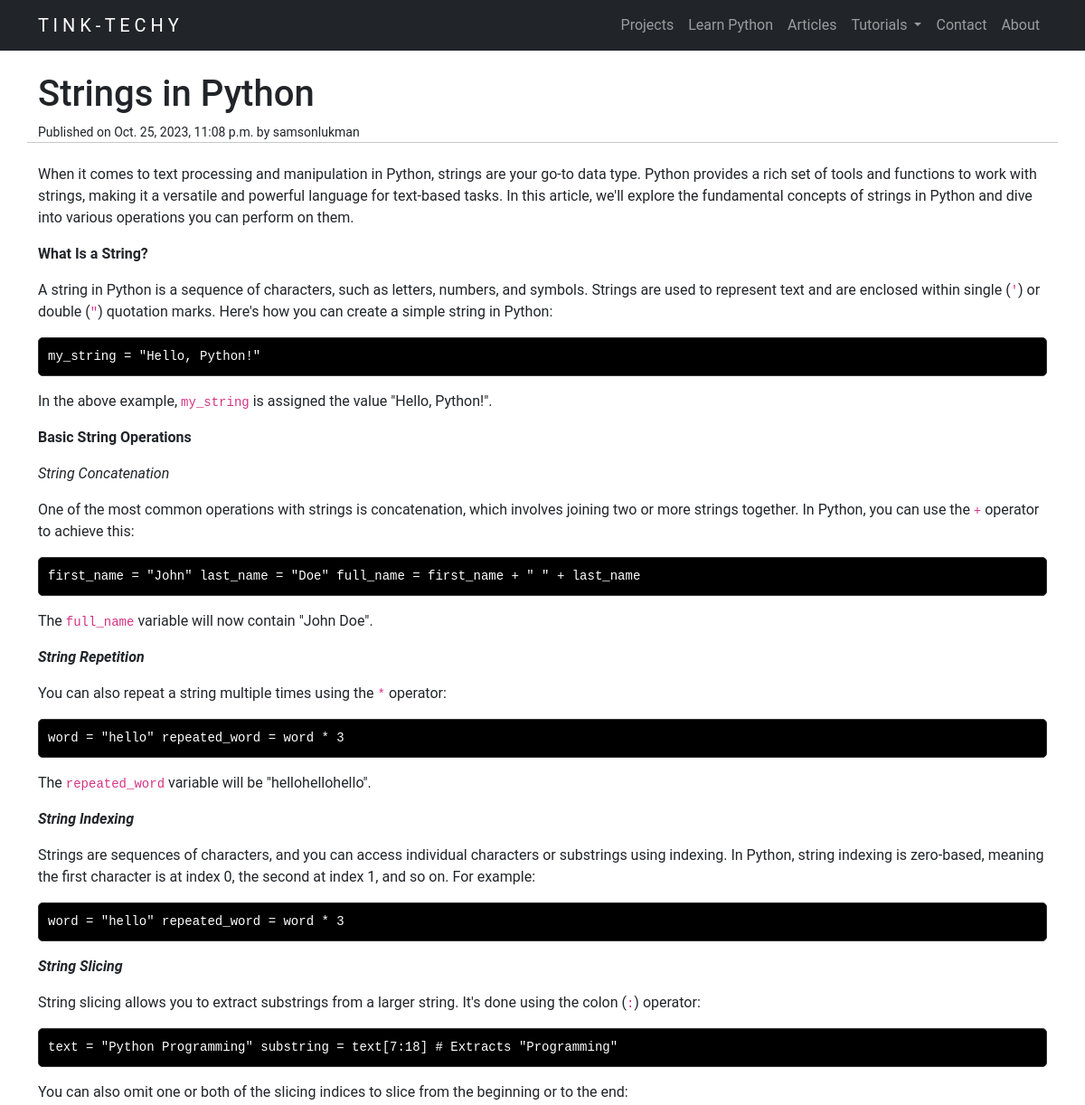
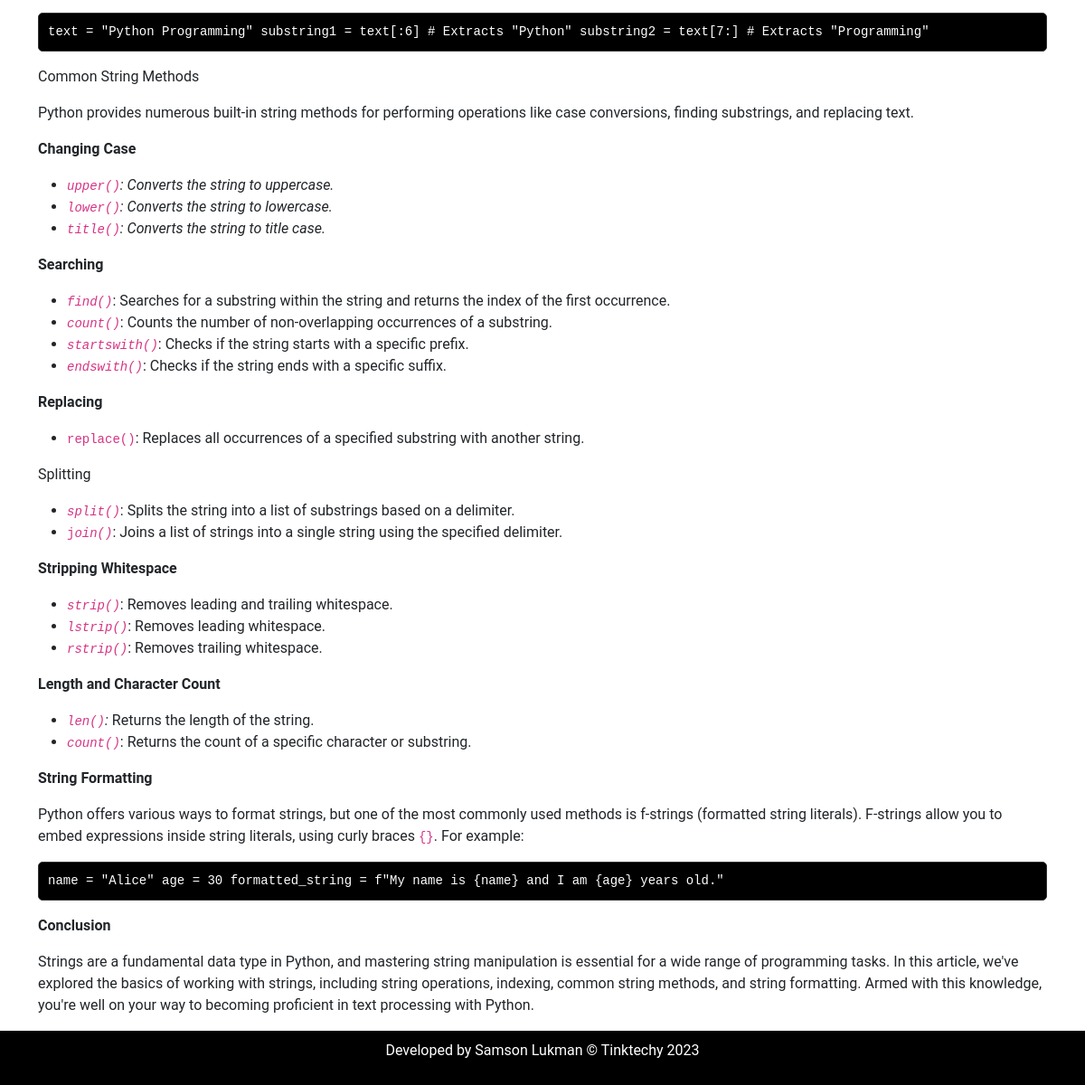
The page /article/Strings in Python on the database its author committed (2 pictures, top to bottom).
### website/models.py (models this page shows, shortened)
class Article(models.Model):
    title = models.CharField(max_length=200)
    content = RichTextField()
    pub_date = models.DateTimeField(auto_now_add=True)
    author = models.ForeignKey(User, on_delete=models.CASCADE)

### website/views.py (the view)
# urls.py: path("article/<str:title>", views.article, name="article"),
def article(request, title):
    article = get_object_or_404(Article, title=title)
    content = article.content  # Assuming your article content is stored in the 'content' field
    code_pattern = r'<pre><code class="language-(\w+)">([\s\S]*?)</code></pre>'
    def highlight_code(match):
        language, code = match.groups()
        lexer = get_lexer_by_name(language, stripall=True)
        formatter = HtmlFormatter(style="default")  # Use the "default" Pygments style
        return highlight(code, lexer, formatter)
    highlighted_content = re.sub(code_pattern, highlight_code, content)
    return render(request, 'website/article.html', {'article': article, 'highlighted_content': highlighted_content})

### website/templates/website/article.html (shortened to what this page needs)
{% extends 'website/layout.html' %}
{% load static %}
{% block body %}
<br>
<div class="container">
    <div class="row">
  <h1>{{ article.title }}</h1>
  <small>Published on {{ article.pub_date }} by {{ article.author }}</small>
  <hr>
  <br>
  <div class="article-content">
    {{ highlighted_content|safe }}
</div>
</div>
</div>
{% endblock %}

### website/templates/website/article.html (style rules this page uses)
pre { background-color: black; color: white; padding: 10px; border: 1px solid #333; border-radius: 5px; }

### website/templates/website/layout.html (style rules this page uses)
body { font-family: 'Roboto', sans-serif; }

### rows shown on the page
Article: title "Strings in Python", pub_date "Oct. 25, 2023, 11:08 p.m.", author "samsonlukman", content "When it comes to text processing and manipulation in Python, strings are your go-to data type. Python provides a rich set of tools and functions to work with strings, making it a versatile and powerful language for text-based tasks. In this article, we'll explore the fundamental concepts of strings in Python and dive into various operations you can perform on them. What Is a String? A string in Python is a sequence of characters, such as letters, numbers, and symbols. Strings are used to represent text and are enclosed within single ( ' ) or double ( \" ) quotation marks. Here's how you can create a simple string in Python: my_string = \"Hello, Python!\" In the above example, my_string is…"
